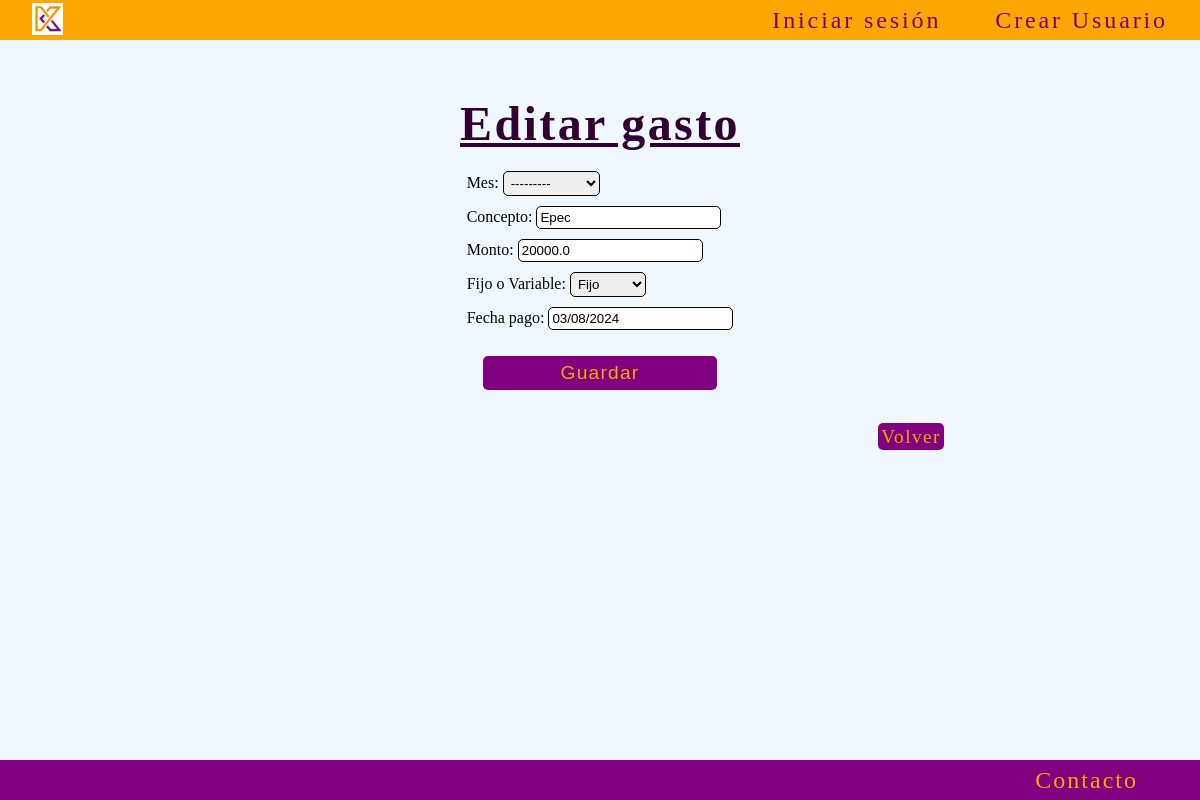
/gastos/update/1, run on the app's committed database.
### gastos/models.py (models this page shows, shortened)
class Gastos(models.Model):
    class FijoVariable(models.TextChoices):
        FIJO = 'fijo', 'Fijo'
        VARIABLE = 'variable', 'Variable'
    class Mes(models.TextChoices):
        ENERO = 'Enero', 'Enero'
        FEBRERO = 'Febrero', 'Febrero'
        MARZO = 'Marzo', 'Marzo'
        ABRIL = 'Abril', 'Abril'
        MAYO = 'Mayo', 'Mayo'
        JUNIO = 'Junio', 'Junio'
        JULIO = 'Julio', 'Julio'
        AGOSTO = 'Agosto', 'Agosto'
        SEPTIEMBRE = 'Septiembre', 'Septiembre'
        OCTUBRE = 'Octubre', 'Octubre'
        NOVIEMBRE = 'Noviembre', 'Noviembre'
        DICIEMBRE = 'Diciembre', 'Diciembre'
    mes = models.CharField(max_length=10, choices=Mes.choices, null=True, blank=True)
    usuario = models.ForeignKey(User, on_delete=models.DO_NOTHING)
    concepto = models.CharField(max_length=200)
    monto = models.FloatField()
    fijo_variable = models.CharField(max_length=8, choices=FijoVariable.choices, verbose_name='Fijo o Variable')
    fecha_pago = models.DateField()

### gastos/views.py (the view, shortened to what this page needs)
# urls.py: path('update/<int:pk>', GastosUpdate.as_view(), name='gastos_update'),
class GastosUpdate(UpdateView):
    model = Gastos
    form_class= GastosForm
    success_url = reverse_lazy('gastos:gastos_list')

### gastos/forms.py
class GastosForm(forms.ModelForm):
    class Meta:
        model = Gastos
        fields = ['mes', 'concepto', 'monto', 'monto', 'fijo_variable', 'fecha_pago']

### gastos/templates/gastos/gastos_form.html (shortened to what this page needs)
{% extends 'core/base.html' %}
{% block content %}
    <main class="contenedor_principal">
        {% if form.instance.pk %}
            <h1 class="titulo">Editar gasto</h1>
        {% else %}
            <h1 class="titulo">Cargar gasto</h1>
        {% endif %}
        <div class="form-login-container">
            <form method="post" enctype="multipart/form-data" class="form-login">
                {{ form }}
                <button type="submit" class="link">Guardar</button>
            </form>
        </div>
        <div class="volver-container">
            <a href="{% url 'gastos:gastos_list' %}" class="volver">Volver</a>
        </div>
    </main>
{% endblock content %}

### core/static/css/style.css (style rules this page uses)
* { padding: 0; margin: 0; text-decoration: none; list-style: none; }
body { display: flex; flex-direction: column; min-height: 100vh; }
.contenedor_principal { padding: 2vh; display: flex; flex-direction: column; align-items: center; background-color: aliceblue; min-height: 86vh; }
.titulo { text-decoration: underline; color: rgb(51, 0, 51); font-size: 3rem; margin-top: 5vh; letter-spacing: .2vw; }
.link { margin: 2vh; padding: 5px; text-decoration: none; letter-spacing: 1.2px; color: rgb(253, 165, 0); font-size: 1.2rem; border: 1px solid transparent; border-radius: 5px; background-color: purple; transition-duration: .2s; }
.form-login-container { display: flex; margin: 20px; }
.form-login { display: flex; flex-direction: column; gap: 10px; }
.form-login input { padding: 3px; border-radius: 5px; border: 1px solid black; }
.form-login select { padding: 3px; border-radius: 5px; border: 1px solid black; }
.form-login select option:checked { background-color: rgb(253, 165, 0); color: purple; }
.volver-container { margin: 0 20vw 10px 0; align-self: flex-end; }
.volver { letter-spacing: 1.5px; font-size: 1.2rem; background-color: purple; text-decoration: none; color: rgb(253, 165, 0); border: 1px solid transparent; border-radius: 5px; transition-duration: .2s; padding: 2px; }

### data on the page
Gastos: mes "---------", concepto "Epec", monto "20000.0", fijo_variable "Fijo", fecha_pago "03/08/2024"
